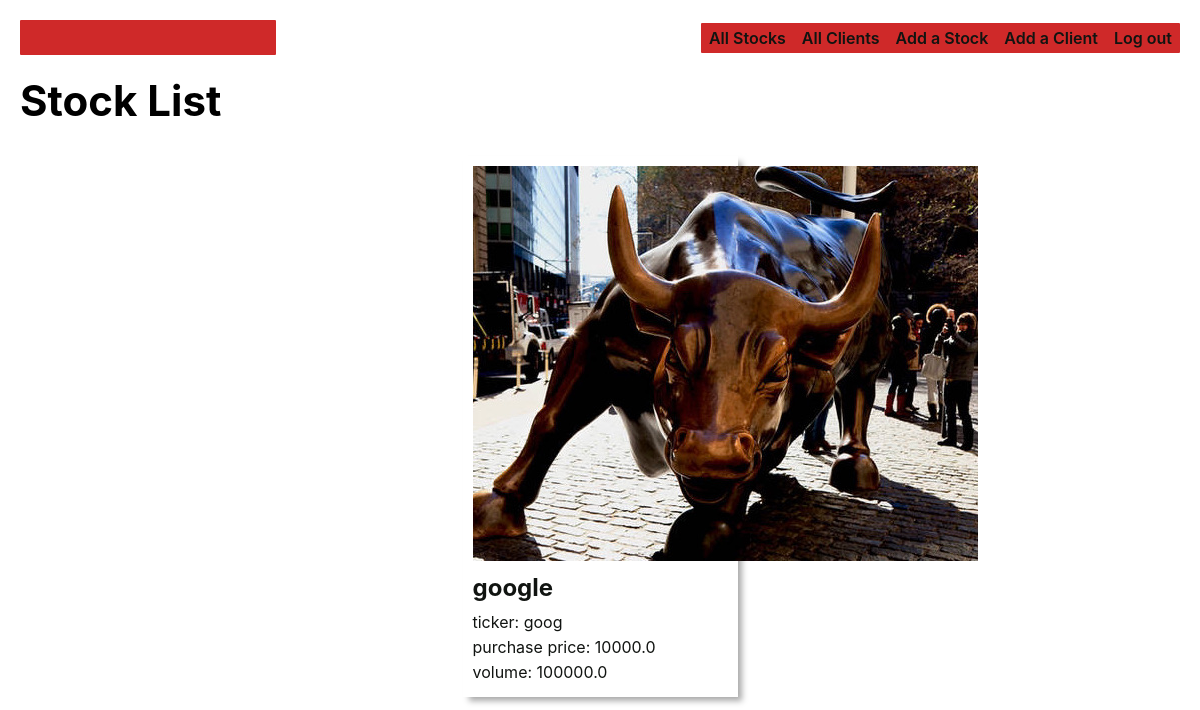
The app's page /stocks/ (signed in) with its own data.
### main_app/models.py (models this page shows, shortened)
class Stock(models.Model):
    name = models.CharField(max_length=50)
    ticker = models.CharField(max_length=20)
    purchase_price = models.FloatField()
    volume = models.FloatField()
    clients = models.ManyToManyField(Client)
    user = models.ForeignKey(User, on_delete=models.CASCADE)

### main_app/views.py (the view)
# urls.py: path('stocks/', views.stocks_index,name='stocks_index'),
@login_required
def stocks_index(request):
  stocks = Stock.objects.filter(user=request.user)
  return render(request, 'stocks/index.html', {'stocks':stocks})

### main_app/templates/stocks/index.html (shortened to what this page needs)
{% extends 'base.html' %}
{% load static %}
{% block head %}
<link rel="stylesheet" type='text/css' href="{% static 'css/stock-index.css' %}">
{% endblock %}
{% block content %}
<section class="page-header">
  <h1>Stock List</h1>
</section>
<section class='card-container'>
  {% for stock in stocks %}
    <div class="card">
      <a href="{% url 'stocks_detail' stock.id %}">
        <div class="card-content">
          <div class="card-img-container">
            {% if stock.photo.url %}
              <img
                src="{{stock.photo.url}}"
                alt="A photo of {{stock.name}}"
                class="usr-img"
              >
            {% else %}
              <img
                src="{% static 'images/wallstreet_bull.jpeg' %}"
                alt="wallstreet bull"
              >
            {% endif %}
          </div>
          <h2 class="card-title">{{ stock.name }}</h2>
            <p>ticker: {{stock.ticker}}</p>
            <p>purchase price: {{stock.purchase_price}}</p>
          <p>volume: {{stock.volume}}</p>
        </div>
      </a>
    </div>
  {% endfor %}
</section>
{% endblock %}

### main_app/static/css/base.css (style rules this page uses)
html { box-sizing: border-box }
*, *::before, *::after { box-sizing: inherit; }
:root { font-size: 62.5% }
body { margin: 0; display: flex; flex-direction: column; align-items: center; font-family: -apple-system, BlinkMacSystemFont, 'Segoe UI', 'Roboto', 'Oxygen', 'Ubuntu', 'Cantarell', 'Fira Sans', 'Droid Sans', 'Helvetica Neue', sans-serif; min-height: 100vh; --nav-bg: rgba(104, 197, 248, .7); --nav-bg-ff: rgba(104, 197, 248, .9); --borders: rgb(36, 116, 248) solid 0px; --text-color: rgb(17, 20, 17); --link-hover-color: rgb(16, 56, 158); --button-bg: rgb(245, 245, 245); --button-bg-hover: rgb(226, 226, 226); --submit: rgb(26, 128, 0); --warn: rgb(255, 102, 0); --danger: rgb(220, 20, 30); --secondary: rgb(57, 57, 57); --card-box-shadow: 5px 5px 6px -1px #AAA; --font-xtreme: 4.2rem; --font-xxl: 3.6rem; --font-xl: 2.4rem; --font-l: 1.8rem; --font-reg: 1.6rem; --card-border-radius: 6px; }
.page-header { display: flex; align-items: center; margin: 20px; }
.page-header h1 { font-size: var(--font-xxl); margin: 0; }
@media only screen and (min-width: 768px) { .page-header h1 { font-size: var(--font-xtreme); } }

### main_app/static/css/stock-index.css (style rules this page uses)
.card-container { padding: 0 30px; display: flex; justify-content: center; flex-wrap: wrap; }
.card { width: 275px; margin: 10px; border: var(--borders); box-shadow: var(--card-box-shadow); }
.card-content { padding: 10px; width: 100%; }
.card > a { text-decoration: none; color: var(--text-color); }
.card h2 { margin: 10px 0; font-size: var(--font-xl); }
.card p { margin: 5px 0; font-size: var(--font-reg); }

### records on screen
Stock: name "google", ticker "goog", purchase_price "10000.0", volume "100000.0"
